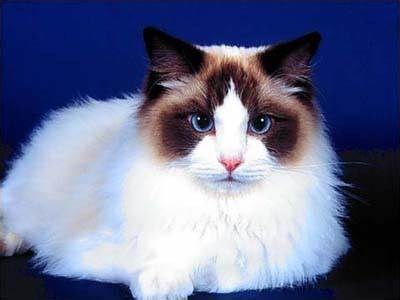
#> input picture cat.jpg, 400 x 300 px
$ jupyter execute '图像算术运算和位运算.ipynb'
#> lines starting #> are read from the running program, lines starting #| are printed output that depends on the picture; after the words box and inside, x2 and y2 are one past the last pixel; in counts of white or black regions, pixels touching at a corner belong together
[cell 1]
import cv2
import numpy as np


# 读取图片
cat = cv2.imread('./cat.jpg')
#> cat is the input picture: shape (300, 400, 3); mean B, G, R 143.2, 109.1, 102.1
dog = cv2.imread('./dog.jpg')
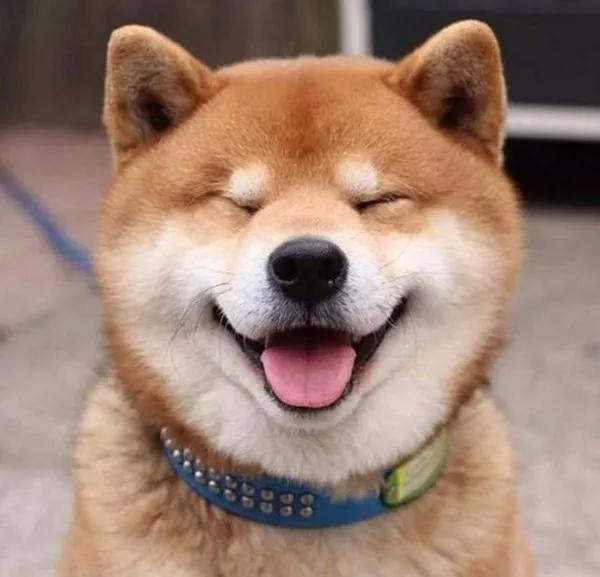
#> input picture dog.jpg, 600 x 577 px
#> dog is the input picture: shape (577, 600, 3); mean B, G, R 113.6, 128.7, 155.4

print(cat.shape)
#| (300, 400, 3)
print(dog.shape)
#| (577, 600, 3)

# basic point
x = 150
y = 200

# 在做加法之前需要把图片的形状变得完全一样
# 可以通过ndarray的切片方式取出完全一样的形状
# 狗更大，所以从狗里切出猫的形状 左闭右开
new_dog = dog[0:300, :400]
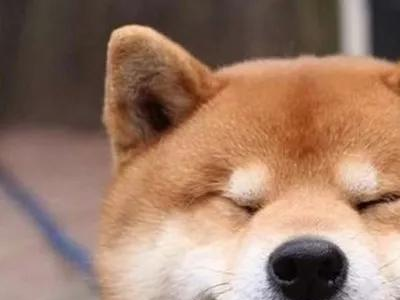
#> new_dog: shape (300, 400, 3); mean B, G, R 102.9, 122.3, 155.5
# print(new_dog.shape)
# cv2.add 加法操作要求两个图片的长宽相等，通道数相同
# add的规则就是两个图对应位置的元素相加，如果超过255，全部变成255
print(cat[x:x+3, y:y+3])
#| [[[252 254 254]
#|   [252 254 254]
#|   [252 254 254]]
#|  [[252 254 254]
#|   [252 254 254]
#|   [252 254 254]]
#|  [[252 254 254]
#|   [250 255 254]
#|   [252 254 254]]]
print('-------------')
# print(new_dog[:3, :3])
new_img = cv2.add(cat, new_dog)
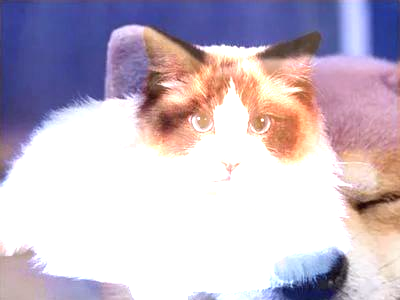
#> new_img: shape (300, 400, 3); mean B, G, R 200.4, 185, 197.6
# print('-------------')
# print(new_img[:3, :3])

# 图片还可以和单个数字进行运算 加法常用
# 每个和100进行加法运算，超过255的数字，会被截断，相当于 %256

# cat += 100
# print(cat[x:x+3, y:y+3])


# 减法 substract 对应位置相应元素相减，减完小于0，则变为0
# new_img = cv2.subtract(cat, new_dog)

# 乘法 multiply
# new_img = cv2.multiply(cat, new_dog)

# 除法 divide
# new_img = cv2.divide(cat, new_dog)

cv2.imshow('new_img', new_img)

cv2.waitKey(0)
cv2.destroyAllWindows()

[cell 2]
(252 + 100)%256

[cell 3]
# OpenCV的逻辑运算——与&或|非~异或^
# OpenCV中的逻辑运算就是对应元素进行与&或非异或
204 & 213

[cell 4]
# opencv中的非 0反过来是255
~255

[cell 5]
204 ^ 213

[cell 6]
import cv2
import numpy as np


# 读取图片
cat = cv2.imread('./cat.jpg')
lion = cv2.imread('./lion.jpg')
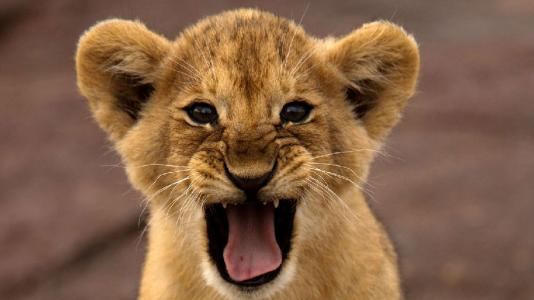
#> input picture lion.jpg, 534 x 300 px
#> lion is the input picture: shape (300, 534, 3); mean B, G, R 70.9, 97.3, 132.3

# [33 lines of commented-out code are left out]
new_lion = lion[0:300, :400]
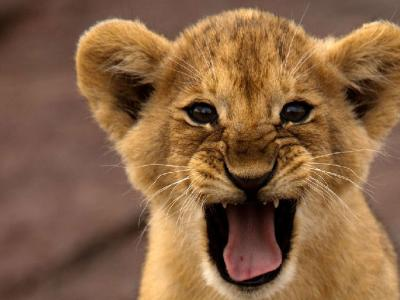
#> new_lion: shape (300, 400, 3); mean B, G, R 67.9, 98.9, 135.6
# 两个图片对应位置的元素进行异或操作
cat_and = cv2.bitwise_xor(cat, new_lion)
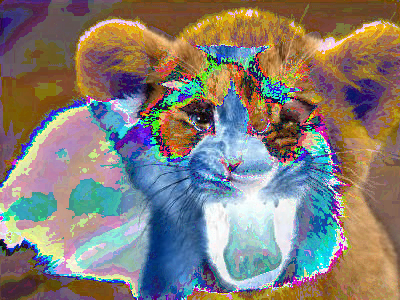
#> cat_and: shape (300, 400, 3); mean B, G, R 119, 125.7, 132.9

cv2.imshow('xor', np.hstack((cat, lion, cat_and)))
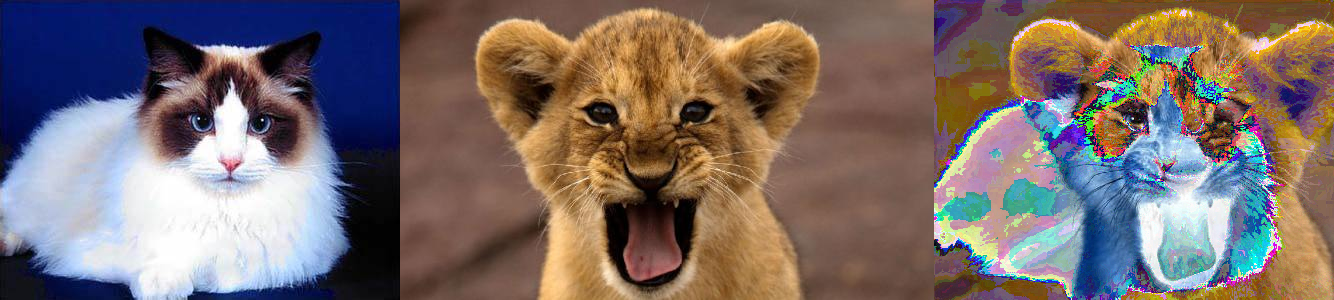
#> window 'xor': shape (300, 1334, 3); mean B, G, R 107, 109.4, 123.4
print(cat[:2, :2])
#| [[[52 23 18]
#|   [53 21 15]]
#|  [[57 25 20]
#|   [60 24 18]]]
print('---------')
print(lion[:2, :2])
#| [[[53 62 89]
#|   [53 62 89]]
#|  [[52 61 88]
#|   [52 61 88]]]
print('---------')
print(cat_and[:2, :2])
#| [[[ 1 41 75]
#|   [ 0 43 86]]
#|  [[13 36 76]
#|   [ 8 37 74]]]

cv2.waitKey(0)
cv2.destroyAllWindows()

[cell 7]
18 | 89

# 图像的基本变换

[cell 8]
import cv2
import numpy as np


src = cv2.imread('./cat.jpg')
dst = cv2.imread('./cat.jpg')

print(src.shape)
#| (300, 400, 3)
print(dst.shape)
#| (300, 400, 3)

# [12 lines of commented-out code are left out]

new_img = cv2.resize(src, dsize = None, fx = 1.0, fy = 0.5, interpolation = cv2.INTER_AREA)
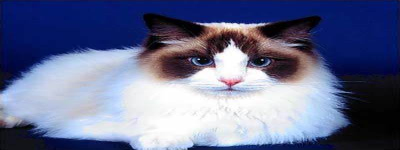
#> new_img: shape (150, 400, 3); mean B, G, R 143.2, 109.1, 102.1
print(new_img.shape)
#| (150, 400, 3)
cv2.imshow('new_img', new_img)
cv2.imshow('img', src)

key = cv2.waitKey(0)
#> (key Esc is pressed here)
cv2.destroyAllWindows()

[cell 9]
# 作业练习
# 1.引入一张图片
# 2.设计一张图片
# 3.规划一下logo的位置，在添加的位置变成黑色
# 4.利用add方法，把logo和图片叠加在一起
import cv2
import numpy as np


# 导入图片
dog = cv2.imread('./cat.jpg')
# cv2.imshow('dog', dog)

# 创建LOGO
logo = np.zeros((200, 200, 3), np.uint8)

# 绘制logo
logo[20:80, 20:80] = [0, 0, 255]
logo[50:100, 50:100] = [0, 255, 0]
# cv2.imshow('logo', logo)

# 掩码
mask = np.zeros((200, 200), np.uint8)
mask[20:80, 20:80] = 255
mask[50:100, 50:100] = 255

# cv2.imshow('mask', mask)
mask_not = cv2.bitwise_not(mask)
# cv2.imshow('mask_not', mask_not)

# 选择dog添加logo的位置
roi = dog[0:200, 0:200]
# roi与mask_not进行与运算，先让roi与roi做与运算，然后结果再和mask做与运算，如果与的结果是True,那么返回原图像素，否则返回0
tmp = cv2.bitwise_and(roi, roi, mask = mask_not)
# cv2.imshow('tmp', tmp)

dst = cv2.add(tmp, logo)
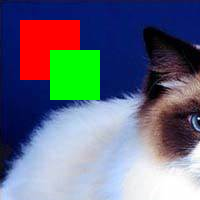
#> dst: shape (200, 200, 3); mean B, G, R 125.7, 106.6, 101.2
# cv2.imshow('dst', dst)
# 在dog上还原
dog[0:200, :200] = dst
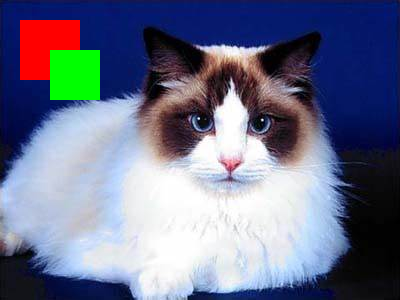
#> dog: shape (300, 400, 3); 4.33% of pixels changed, all inside (x1, y1, x2, y2) = (20, 20, 100, 100)
cv2.imshow('dogLogo', dog)

cv2.waitKey(0)
cv2.destroyAllWindows()
